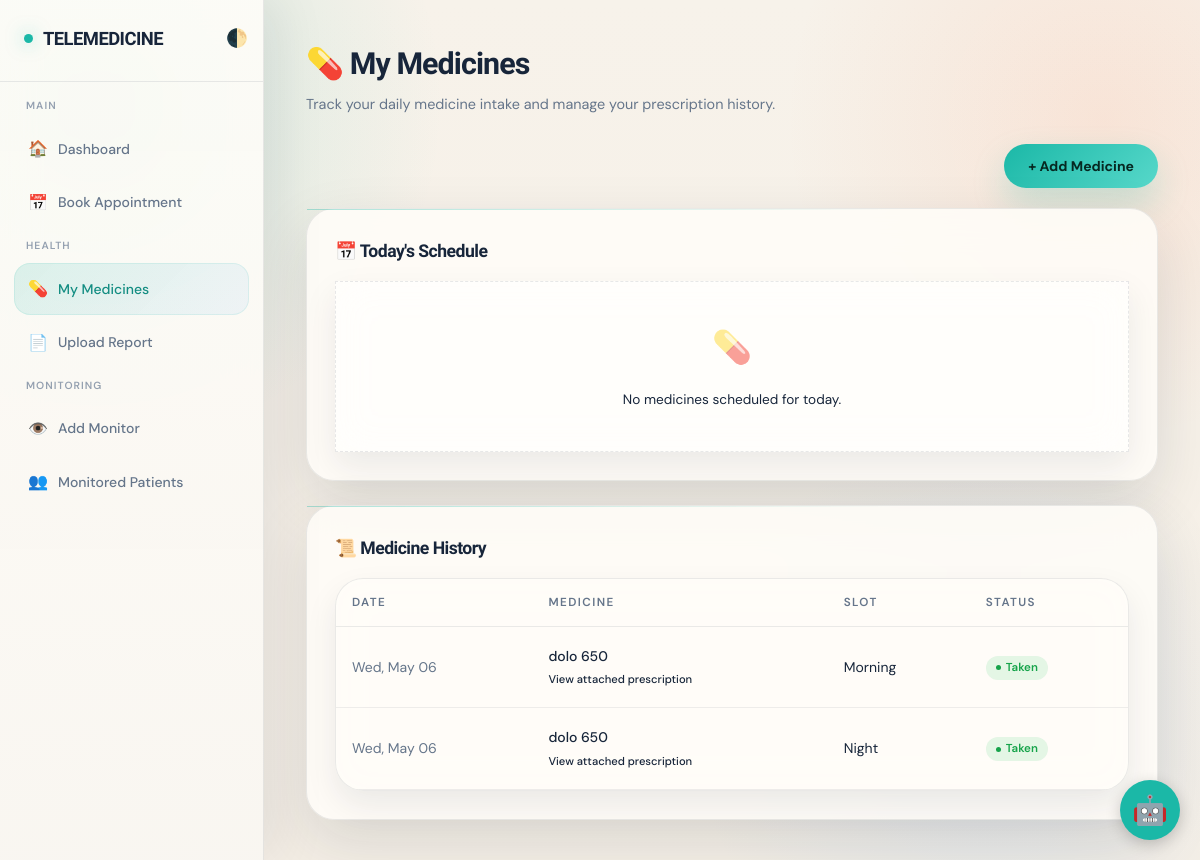
/patient/checklist.php (signed in), run on the app's committed database.
### tables this page shows
CREATE TABLE `checklist_items` (
  `id` int(11) NOT NULL,
  `checklist_id` int(11) DEFAULT NULL,
  `medicine_name` varchar(255) DEFAULT NULL,
  `medicine_image` text DEFAULT NULL,
  `dosage` varchar(100) DEFAULT NULL,
  `times_of_day` text DEFAULT NULL,
  `status` varchar(50) DEFAULT 'pending',
  `completed_at` timestamp NULL DEFAULT NULL,
  `prescribed_by` int(11) DEFAULT NULL,
  `duration_days` int(11) DEFAULT 1,
  `start_date` date NOT NULL DEFAULT curdate(),
  `prescription_file` varchar(500) DEFAULT NULL
);

### patient/checklist.php (the view, shortened to what this page needs)
<?php
require_once("../patient/monitor_core.php");
$patient_id = $_SESSION['user_id'];
$stmt = $conn->prepare("SELECT id FROM checklists WHERE patient_id = ? LIMIT 1");
$stmt->bind_param("i", $patient_id);
$stmt->execute();
$check = $stmt->get_result();
$checklist_id = null; $error = null;
if ($check->num_rows > 0) { $checklist_id = $check->fetch_assoc()['id']; }
else { $error = "No checklist found. Add medicines first."; }
$today = date('Y-m-d');
$current_time_slot = '';
$current_hour = date('H');
if ($current_hour >= 6 && $current_hour < 12) $current_time_slot = 'morning';
elseif ($current_hour >= 12 && $current_hour < 17) $current_time_slot = 'afternoon';
elseif ($current_hour >= 17 && $current_hour < 21) $current_time_slot = 'evening';
else $current_time_slot = 'night';
$today_medicines = [];
$past_medicines = [];
$grouped_today_medicines = [
    'morning' => [],
    'afternoon' => [],
    'evening' => [],
    'night' => []
];
if ($checklist_id) {
    $stmt_items = $conn->prepare("SELECT ci.*, d.name as doctor_name
                                  FROM checklist_items ci
                                  LEFT JOIN doctors d ON ci.prescribed_by = d.id
                                  WHERE ci.checklist_id=?
                                  ORDER BY ci.start_date ASC");
    $stmt_items->bind_param("i", $checklist_id);
    $stmt_items->execute();
    $checklist_items = $stmt_items->get_result();
    while ($item = $checklist_items->fetch_assoc()) {
        $item_id = $item['id'];
        $start_date = new DateTime($item['start_date']);
        $duration_days = $item['duration_days'];
        $times_of_day_slots = explode(',', $item['times_of_day']);
        $end_date = null;
        if ($duration_days > 0) {
            $end_date = clone $start_date;
            $end_date->modify('+' . ($duration_days - 1) . ' days');
        }
        $current_date = new DateTime($item['start_date']);
        $today_dt = new DateTime($today);
        while ($current_date <= $today_dt && ($end_date === null || $current_date <= $end_date)) {
            foreach ($times_of_day_slots as $slot) {
                $slot = trim($slot);
                $scheduled_date_str = $current_date->format('Y-m-d');
                $stmt_intake = $conn->prepare("SELECT id, status, completed_at FROM medicine_intakes WHERE checklist_item_id=? AND scheduled_date=? AND time_of_day_slot=?");
                $stmt_intake->bind_param("iss", $item_id, $scheduled_date_str, $slot);
                $stmt_intake->execute();
                $intake_res = $stmt_intake->get_result();
                $intake_id = null;
                $intake_status = 'pending';
                $intake_completed_at = null;
                if ($intake_res->num_rows > 0) {
                    $intake_data = $intake_res->fetch_assoc();
                    $intake_id = $intake_data['id'];
                    $intake_status = $intake_data['status'];
                    $intake_completed_at = $intake_data['completed_at'];
                }
                $medicine_entry = [
                    'intake_id' => $intake_id,
                    'item_id' => $item_id,
                    'medicine_name' => $item['medicine_name'],
                    'medicine_image' => $item['medicine_image'],
                    'prescription_file' => $item['prescription_file'],
                    'doctor_name' => $item['doctor_name'],
                    'dosage' => $item['dosage'],
                    'times_of_day' => $item['times_of_day'],
                    'time_slot' => $slot,
                    'scheduled_date' => $scheduled_date_str,
                    'status' => $intake_status,
                    'completed_at' => $intake_completed_at,
                    'is_prescribed' => !empty($item['prescribed_by'])
                ];
                if ($scheduled_date_str == $today) {
                    $today_medicines[] = $medicine_entry;
                    $grouped_today_medicines[$slot][] = $medicine_entry;
                } elseif ($scheduled_date_str < $today) {
                    $past_medicines[] = $medicine_entry;
                }
            }
            $current_date->modify('+1 day');
        }
    }
    foreach ($grouped_today_medicines as $slot_key => $medicines_in_slot) {
        usort($grouped_today_medicines[$slot_key], function($a, $b) { return $a['medicine_name'] <=> $b['medicine_name']; });
    }
    $order = ['morning' => 1, 'afternoon' => 2, 'evening' => 3, 'night' => 4];
    usort($past_medicines, function($a, $b) use ($order) {
        $d = $b['scheduled_date'] <=> $a['scheduled_date'];
        return ($d === 0) ? $order[$a['time_slot']] <=> $order[$b['time_slot']] : $d;
    });
}
?>
<!DOCTYPE html><html lang="en"><head>
<link rel="stylesheet" href="../css/ui-refresh.css">
</head><body><div class="page-bg"></div><div class="layout">
<aside class="sidebar">
    <div class="sidebar-logo" style="display:flex; align-items:center; justify-content:space-between; padding-right:15px;">
        <a href="../index.php" style="display:flex; align-items:center; gap:10px; text-decoration:none;">
            <div class="logo-dot"></div>
            <span class="logo-text">TELEMEDICINE</span>
        </a>
        <button id="themeToggle" style="background:none; border:none; color:var(--muted); cursor:pointer; font-size:1.1rem; display:flex; align-items:center;" title="Toggle Theme">🌓</button>
    </div>
    <div class="nav-section"><div class="nav-section-label">Main</div>
        <a href="dashboard.php" class="nav-link"><span class="nav-icon">🏠</span> Dashboard</a>
        <a href="book_appointment.php" class="nav-link"><span class="nav-icon">📅</span> Book Appointment</a>
    </div>
    <div class="nav-section"><div class="nav-section-label">Health</div>
        <a href="checklist.php" class="nav-link active"><span class="nav-icon">💊</span> My Medicines</a>
        <a href="upload_report.php" class="nav-link"><span class="nav-icon">📄</span> Upload Report</a>
    </div>
    <div class="nav-section"><div class="nav-section-label">Monitoring</div>
        <a href="add_monitor.php" class="nav-link"><span class="nav-icon">👁️</span> Add Monitor</a>
        <a href="monitor_view.php" class="nav-link"><span class="nav-icon">👥</span> Monitored Patients</a>
    </div>
</aside>
<main class="main">
<div class="chatbot-fab" id="chatbotFab">
    <span>🤖</span>
</div>
    <div class="page-header">
        <h1>💊 My Medicines</h1>
        <p>Track your daily medicine intake and manage your prescription history.</p>
    </div>
    <div style="display:flex;justify-content:flex-end;margin-bottom:20px;">
        <a href="add_checklist.php" class="btn btn-primary">+ Add Medicine</a>
    </div>
    <div class="card" style="margin-bottom: 24px;">
        <h2 style="font-family:'Clash Display',sans-serif;font-size:1.1rem;font-weight:600;margin-bottom:16px;">📅 Today's Schedule</h2>
  <?php
        $has_today_medicines = false;
        ?>
        <?php if ($has_today_medicines): ?>
            <?php
            $time_slots_order = ['morning', 'afternoon', 'evening', 'night'];
            foreach ($time_slots_order as $slot_key):
                if (!empty($grouped_today_medicines[$slot_key])):
            ?>
                <div style="margin-bottom: 20px; border: 1px solid var(--border); border-radius: var(--radius); padding: 16px; background: var(--navy-light);">
                    <h3 style="font-family:'Clash Display',sans-serif;font-size:1rem;font-weight:600;margin-bottom:12px;text-transform:capitalize;">
                        <?php
                            $icon = ['morning'=>'🌅','afternoon'=>'☀️','evening'=>'🌆','night'=>'🌙'][$slot_key] ?? '';
                            echo $icon . ' ' . $slot_key;
                        ?>
                        <span style="font-size:0.8rem;color:var(--muted);margin-left:8px;">
                            <?php
                                if ($slot_key === 'morning') echo '(6 AM - 12 PM)';
                                elseif ($slot_key === 'afternoon') echo '(12 PM - 5 PM)';
                                elseif ($slot_key === 'evening') echo '(5 PM - 8 PM)';
                                elseif ($slot_key === 'night') echo '(8 PM - 11 PM)';
                            ?>
                        </span>
                    </h3>
                    <div class="table-wrap">
                        <table>
                            <thead>
                                <tr>
                                    <th>Medicine</th>
                                    <th>Prescription</th>
                                    <th>Dosage</th>
                                    <th>Status</th>
                                    <th>Action</th>
                                </tr>
                            </thead>
                            <tbody>
                                <?php foreach ($grouped_today_medicines[$slot_key] as $m): ?>
                                    <tr <?php echo ($m['time_slot'] === $current_time_slot && $m['status'] !== 'completed') ? 'style="background:rgba(14,184,160,0.05)"' : ''; ?>>
                                        <td>
                                            <div style="display:flex;align-items:center;gap:12px;">
                                                <?php if(!empty($m['medicine_image'])): ?>
                                                    <img src="../<?php echo htmlspecialchars($m['medicine_image']); ?>" style="width:40px;height:40px;object-fit:cover;border-radius:8px;">
                                                <?php else: ?>
                                                    <div style="width:40px;height:40px;background:var(--navy-light);border-radius:8px;display:flex;align-items:center;justify-content:center;font-size:1.2rem;">💊</div>
                                                <?php endif; ?>
                                                <div>
                                                    <div style="font-weight:600;"><?php echo htmlspecialchars($m['medicine_name']); ?></div>
                                                    <?php if($m['is_prescribed']): ?>
                                                        <div style="font-size:0.7rem;color:var(--teal);font-weight:500;">Prescribed by Dr. <?php echo htmlspecialchars($m['doctor_name']); ?></div>
                                                    <?php endif; ?>
                                                </div>
                                            </div>
                                        </td>
                                        <td>
                                            <?php if(!empty($m['prescription_file'])): ?>
                                                <a href="<?php echo htmlspecialchars($m['prescription_file']); ?>" target="_blank" style="color:var(--teal);text-decoration:none;font-weight:500;">View prescription</a>
                                            <?php else: ?>
                                                <span style="color:var(--muted);">-</span>
                                            <?php endif; ?>
                                        </td>
                                        <td><span style="color:var(--muted);"><?php echo htmlspecialchars($m['dosage']); ?></span></td>
                                        <td class="medicine-status-cell">
                                            <?php if($m['status'] == 'completed'): ?>
                                                <span class="badge badge-success">Taken</span>
                                                <div class="medicine-completed-at" style="font-size:0.7rem;color:var(--muted);margin-top:4px;">at <?php echo date('h:i A', strtotime($m['completed_at'])); ?></div>
                                            <?php else: ?>
                                                <span class="badge badge-warning">Pending</span>
                                            <?php endif; ?>
                                        </td>
                                        <td class="medicine-action-cell">
                                            <?php if($m['status'] !== 'completed'): ?>
                                                <form method="POST" style="margin:0;" class="mark-taken-form">
                                                    <input type="hidden" name="item_id" value="<?php echo $m['item_id']; ?>">
                                                    <input type="hidden" name="scheduled_date" value="<?php echo $m['scheduled_date']; ?>">
                                                    <input type="hidden" name="time_slot" value="<?php echo $m['time_slot']; ?>">
                                                    <button type="submit" name="mark_done" class="btn btn-primary btn-sm">Mark Taken</button>
                                                </form>
                                            <?php else: ?>
                                                <span style="color:var(--success); font-weight:bold;">✓</span>
                                            <?php endif; ?>
                                        </td>
                                    </tr>
                                <?php endforeach; ?>
                            </tbody>
                        </table>
                    </div>
                </div>
            <?php
                endif;
            endforeach;
            ?>
        <?php else: ?>
            <div class="empty-state" style="padding:40px;">
                <div class="empty-icon" style="font-size:2rem;">💊</div>
                <p>No medicines scheduled for today.</p>
            </div>
        <?php endif; ?>
    </div>
    <div class="card">
        <h2 style="font-family:'Clash Display',sans-serif;font-size:1.1rem;font-weight:600;margin-bottom:16px;">📜 Medicine History</h2>
        <?php if (!empty($past_medicines)): ?>
            <div class="table-wrap">
                <table>
                    <thead>
                        <tr>
                            <th>Date</th>
                            <th>Medicine</th>
                            <th>Slot</th>
                            <th>Status</th>
                        </tr>
                    </thead>
                    <tbody>
                        <?php foreach ($past_medicines as $pm): ?>
                            <tr>
                                <td style="color:var(--muted);"><?php echo date('D, M d', strtotime($pm['scheduled_date'])); ?></td>
                                <td style="font-weight:500;">
                                    <?php echo htmlspecialchars($pm['medicine_name']); ?>
                                    <?php if(!empty($pm['prescription_file'])): ?>
                                        <div style="font-size:0.7rem;margin-top:4px;">
                                            <a href="<?php echo htmlspecialchars($pm['prescription_file']); ?>" target="_blank" style="color:var(--teal);text-decoration:none;font-weight:500;">View attached prescription</a>
                                        </div>
                                    <?php endif; ?>
                                </td>
                                <td style="text-transform:capitalize;"><?php echo $pm['time_slot']; ?></td>
                                <td>
                                    <?php if($pm['status'] == 'completed'): ?><span class="badge badge-success">Taken</span><?php else: ?><span class="badge badge-danger">Missed</span><?php endif; ?>
                                </td>
                            </tr>
                        <?php endforeach; ?>
                    </tbody>
                </table>
            </div>
        <?php else: ?>
            <p style="color:var(--muted);text-align:center;padding:20px;font-size:0.9rem;">No medicine history found.</p>
        <?php endif; ?>
    </div>
</main></div>
</body></html>

### data on the page
checklist_items: start_date "Wed, May 06", medicine_name "dolo 650", time_slot "Morning", time_slot "Night"
